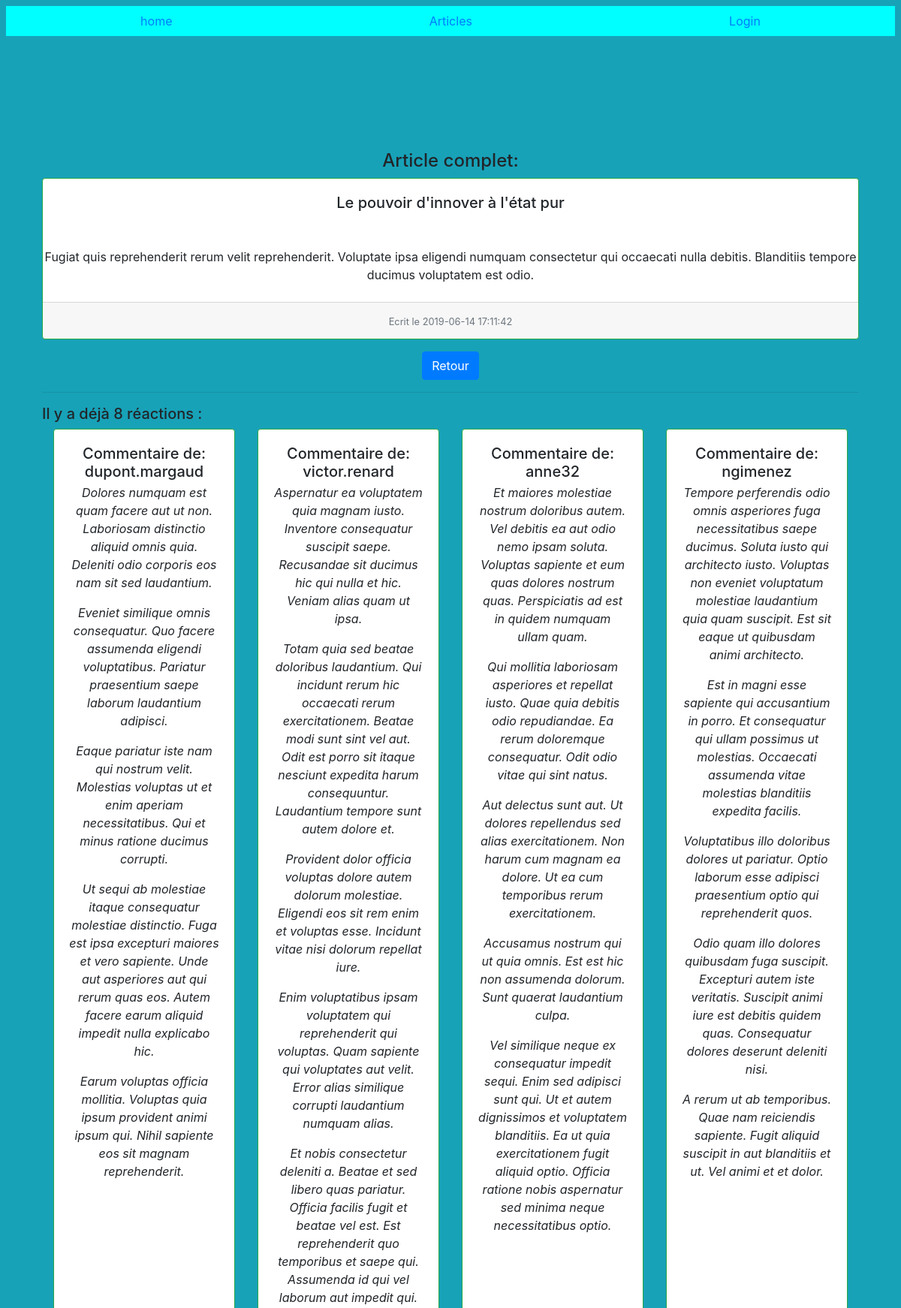
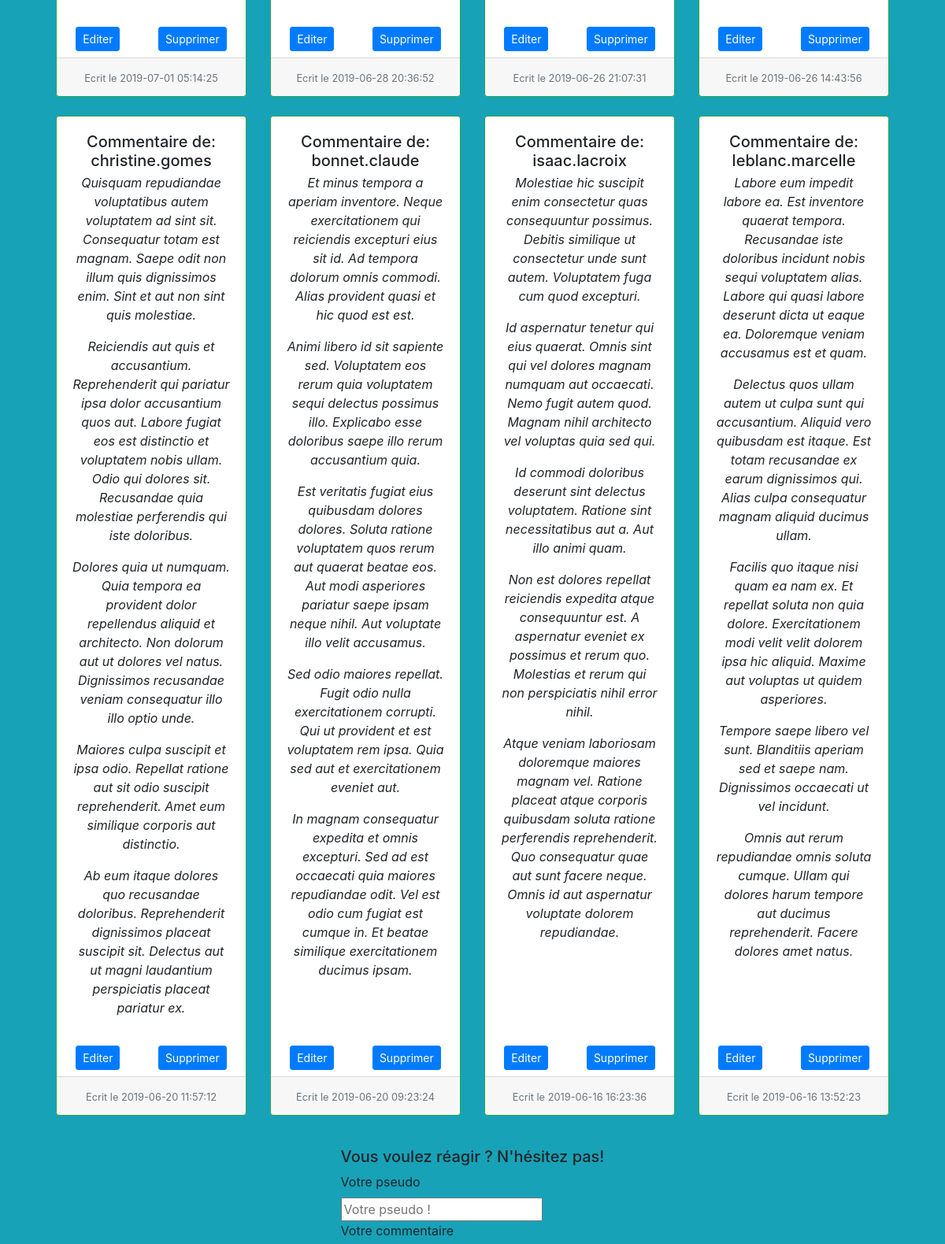
The app's page /front/src/partial/articles/article.php?id=126 (upper part) with its own data (2 pictures, top to bottom).
### tables this page shows
CREATE TABLE IF NOT EXISTS `articles` (
  `id` int(11) NOT NULL AUTO_INCREMENT,
  `title` varchar(255) NOT NULL,
  `slug` varchar(255) NOT NULL,
  `introduction` text NOT NULL,
  `content` text NOT NULL,
  `created_at` datetime NOT NULL,
  PRIMARY KEY (`id`)
);

CREATE TABLE IF NOT EXISTS `comments` (
  `id` int(11) NOT NULL AUTO_INCREMENT,
  `author` varchar(255) NOT NULL,
  `content` text NOT NULL,
  `created_at` datetime NOT NULL,
  `article_id` int(11) NOT NULL,
  PRIMARY KEY (`id`),
  KEY `FK_ARTICLES` (`article_id`)
);

### front/src/partial/articles/article.php (called while the page is built, shortened)
<?php
$article_id = null;
if (!empty($_GET['id']) && ctype_digit($_GET['id'])) {
    $article_id = $_GET['id'];
}
$pdo = new PDO("mysql:host=" . $GLOBALS['DATABASE_HOST'] . ";" . "dbname=" . $GLOBALS['DATABASE_NAME'] . ';charset=utf8', $GLOBALS['DATABASE_USER'], $GLOBALS['DATABASE_PASSWORD'], [
    PDO::ATTR_ERRMODE => PDO::ERRMODE_EXCEPTION,
    PDO::ATTR_DEFAULT_FETCH_MODE => PDO::FETCH_ASSOC
]);
$query = $pdo->prepare("SELECT * FROM articles WHERE id = :article_id");
$query->execute(['article_id' => $article_id]);
$article = $query->fetch();
$query = $pdo->prepare("SELECT * FROM comments WHERE article_id = :article_id ORDER BY created_at DESC ");
$query->execute(['article_id' => $article_id]);
$commentaires = $query->fetchAll();
require('../../pages/comments/showComments.html.php');
require('../../layout/layout.html.php');

### front/src/pages/comments/showComments.html.php (the view, shortened to what this page needs)
<div class="mt-5  mr-2 ml-2 p-5">
<h4 class="text-center">Article complet:</h4>
    <div class="card h-100 border-success text-center">
        <div class="card-body">
            <h5 class="card-title" style="height:5vh"><?= $article['title'] ?></h5>
        </div>
        <div class="card-text mb-2">
            <p><?= $article['introduction'] ?></p>
        </div>
        <div class="card-footer">
            <small class="text-muted">Ecrit le <?= $article['created_at'] ?></small>
        </div>
    </div>
    <div class="d-flex justify-content-center my-3">
    <a class="btn btn-primary" href="../../../../front/src/pages/articles/articles.php">Retour</a>
    </div>
    <?php if (count($commentaires) === 0) : ?>
        <hr class="mt-2;mb-2">
        <h5 class="mt-3">Il n'y a pas encore de commentaires pour cet article ... SOYEZ LE PREMIER ! :D</h5>
    <?php else : ?>
        <hr class="mt-2;mb-2">
        <h5 class="mt-3">Il y a déjà <?= count($commentaires) ?> réactions : </h5>
        <div class="card-group text-center justify-content-center">
            <?php foreach ($commentaires as $commentaire) : ?>
                <div class="col-md-3 mb-4">
                    <div class="card h-100 border-success">
                        <div class="card-body">
                            <h5 class="card-title" style="height:5vh">Commentaire de: <?= $commentaire['author'] ?></h5>
                            <blockquote>
                                <em><?= $commentaire['content'] ?></em>
                            </blockquote>
                        </div>
                        <div class="card-text mb-2">
                            <div class="d-flex justify-content-around">
                                <a href="../../partial/comments/edit-comment.php?id=<?= $commentaire['id'] ?>" class="btn btn-sm btn-primary">Editer</a>
                                <a href="../../partial/comments/delete-comment.php?id=<?= $commentaire['id'] ?>" class="btn btn-sm btn-primary" onclick="return(confirm(`Êtes vous sûr de vouloir supprimer ce commentaire ?`))">Supprimer</a>
                            </div>
                        </div>
                        <div class="card-footer">
                            <small class="text-muted">Ecrit le <?= $commentaire['created_at'] ?></small>
                        </div>
                    </div>
                </div>
            <?php endforeach ?>
        </div>
    <?php endif ?>
    <div class="d-flex justify-content-center mt-3 mb-3" id="formComment">
        <form action="../../partial/comments/save-comment.php" method="POST">
            <h5>Vous voulez réagir ? N'hésitez pas!</h5>
            <div class="control-group">
                <label class="control-label">Votre pseudo</label>
                <div class="controls">
                    <input required ype="text" name="author" placeholder="Votre pseudo !">
                </div>
            </div>
            <div class="control-group">
                <label class="control-label">Votre commentaire </label>
            </div>
        </form>
    </div>
</div>

### records on screen
articles: title "Le pouvoir d'innover à l'état pur", introduction "Fugiat quis reprehenderit rerum velit reprehenderit. Voluptate ipsa eligendi numquam consectetur qui occaecati nulla debitis. Blanditiis tempore ducimus voluptatem est odio.", created_at "2019-06-14 17:11:42"
comments: author "dupont.margaud", content "Dolores numquam est quam facere aut ut non. Laboriosam distinctio aliquid omnis quia. Deleniti odio corporis eos nam sit sed laudantium. Eveniet similique omnis consequatur. Quo facere assumenda eligendi voluptatibus. Pariatur praesentium saepe laborum laudantium adipisci. Eaque pariatur iste nam qui nostrum velit. Molestias voluptas ut et enim aperiam necessitatibus. Qui et minus ratione ducimus corrupti. Ut sequi ab molestiae itaque consequatur molestiae distinctio. Fuga est ipsa excepturi maiores et vero sapiente. Unde aut asperiores aut qui rerum quas eos. Autem facere earum aliquid impedit nulla explicabo hic. Earum voluptas officia mollitia. Voluptas quia ipsum provident animi ipsum…", created_at "2019-07-01 05:14:25"
comments: author "victor.renard", content "Aspernatur ea voluptatem quia magnam iusto. Inventore consequatur suscipit saepe. Recusandae sit ducimus hic qui nulla et hic. Veniam alias quam ut ipsa. Totam quia sed beatae doloribus laudantium. Qui incidunt rerum hic occaecati rerum exercitationem. Beatae modi sunt sint vel aut. Odit est porro sit itaque nesciunt expedita harum consequuntur. Laudantium tempore sunt autem dolore et. Provident dolor officia voluptas dolore autem dolorum molestiae. Eligendi eos sit rem enim et voluptas esse. Incidunt vitae nisi dolorum repellat iure. Enim voluptatibus ipsam voluptatem qui reprehenderit qui voluptas. Quam sapiente qui voluptates aut velit. Error alias similique corrupti laudantium numquam…", created_at "2019-06-28 20:36:52"
comments: author "anne32", content "Et maiores molestiae nostrum doloribus autem. Vel debitis ea aut odio nemo ipsam soluta. Voluptas sapiente et eum quas dolores nostrum quas. Perspiciatis ad est in quidem numquam ullam quam. Qui mollitia laboriosam asperiores et repellat iusto. Quae quia debitis odio repudiandae. Ea rerum doloremque consequatur. Odit odio vitae qui sint natus. Aut delectus sunt aut. Ut dolores repellendus sed alias exercitationem. Non harum cum magnam ea dolore. Ut ea cum temporibus rerum exercitationem. Accusamus nostrum qui ut quia omnis. Est est hic non assumenda dolorum. Sunt quaerat laudantium culpa. Vel similique neque ex consequatur impedit sequi. Enim sed adipisci sunt qui. Ut et autem dignissimos…", created_at "2019-06-26 21:07:31"
comments: author "ngimenez", content "Tempore perferendis odio omnis asperiores fuga necessitatibus saepe ducimus. Soluta iusto qui architecto iusto. Voluptas non eveniet voluptatum molestiae laudantium quia quam suscipit. Est sit eaque ut quibusdam animi architecto. Est in magni esse sapiente qui accusantium in porro. Et consequatur qui ullam possimus ut molestias. Occaecati assumenda vitae molestias blanditiis expedita facilis. Voluptatibus illo doloribus dolores ut pariatur. Optio laborum esse adipisci praesentium optio qui reprehenderit quos. Odio quam illo dolores quibusdam fuga suscipit. Excepturi autem iste veritatis. Suscipit animi iure est debitis quidem quas. Consequatur dolores deserunt deleniti nisi. A rerum ut ab…", created_at "2019-06-26 14:43:56"
comments: author "christine.gomes", content "Quisquam repudiandae voluptatibus autem voluptatem ad sint sit. Consequatur totam est magnam. Saepe odit non illum quis dignissimos enim. Sint et aut non sint quis molestiae. Reiciendis aut quis et accusantium. Reprehenderit qui pariatur ipsa dolor accusantium quos aut. Labore fugiat eos est distinctio et voluptatem nobis ullam. Odio qui dolores sit. Recusandae quia molestiae perferendis qui iste doloribus. Dolores quia ut numquam. Quia tempora ea provident dolor repellendus aliquid et architecto. Non dolorum aut ut dolores vel natus. Dignissimos recusandae veniam consequatur illo illo optio unde. Maiores culpa suscipit et ipsa odio. Repellat ratione aut sit odio suscipit reprehenderit.…", created_at "2019-06-20 11:57:12"
comments: author "bonnet.claude", content "Et minus tempora a aperiam inventore. Neque exercitationem qui reiciendis excepturi eius sit id. Ad tempora dolorum omnis commodi. Alias provident quasi et hic quod est est. Animi libero id sit sapiente sed. Voluptatem eos rerum quia voluptatem sequi delectus possimus illo. Explicabo esse doloribus saepe illo rerum accusantium quia. Est veritatis fugiat eius quibusdam dolores dolores. Soluta ratione voluptatem quos rerum aut quaerat beatae eos. Aut modi asperiores pariatur saepe ipsam neque nihil. Aut voluptate illo velit accusamus. Sed odio maiores repellat. Fugit odio nulla exercitationem corrupti. Qui ut provident et est voluptatem rem ipsa. Quia sed aut et exercitationem eveniet aut. In…", created_at "2019-06-20 09:23:24"
comments: author "isaac.lacroix", content "Molestiae hic suscipit enim consectetur quas consequuntur possimus. Debitis similique ut consectetur unde sunt autem. Voluptatem fuga cum quod excepturi. Id aspernatur tenetur qui eius quaerat. Omnis sint qui vel dolores magnam numquam aut occaecati. Nemo fugit autem quod. Magnam nihil architecto vel voluptas quia sed qui. Id commodi doloribus deserunt sint delectus voluptatem. Ratione sint necessitatibus aut a. Aut illo animi quam. Non est dolores repellat reiciendis expedita atque consequuntur est. A aspernatur eveniet ex possimus et rerum quo. Molestias et rerum qui non perspiciatis nihil error nihil. Atque veniam laboriosam doloremque maiores magnam vel. Ratione placeat atque corporis…", created_at "2019-06-16 16:23:36"
comments: author "leblanc.marcelle", content "Labore eum impedit labore ea. Est inventore quaerat tempora. Recusandae iste doloribus incidunt nobis sequi voluptatem alias. Labore qui quasi labore deserunt dicta ut eaque ea. Doloremque veniam accusamus est et quam. Delectus quos ullam autem ut culpa sunt qui accusantium. Aliquid vero quibusdam est itaque. Est totam recusandae ex earum dignissimos qui. Alias culpa consequatur magnam aliquid ducimus ullam. Facilis quo itaque nisi quam ea nam ex. Et repellat soluta non quia dolore. Exercitationem modi velit velit dolorem ipsa hic aliquid. Maxime aut voluptas ut quidem asperiores. Tempore saepe libero vel sunt. Blanditiis aperiam sed et saepe nam. Dignissimos occaecati ut vel incidunt.…", created_at "2019-06-16 13:52:23"

### other values on screen
count($commentaires) "8"
